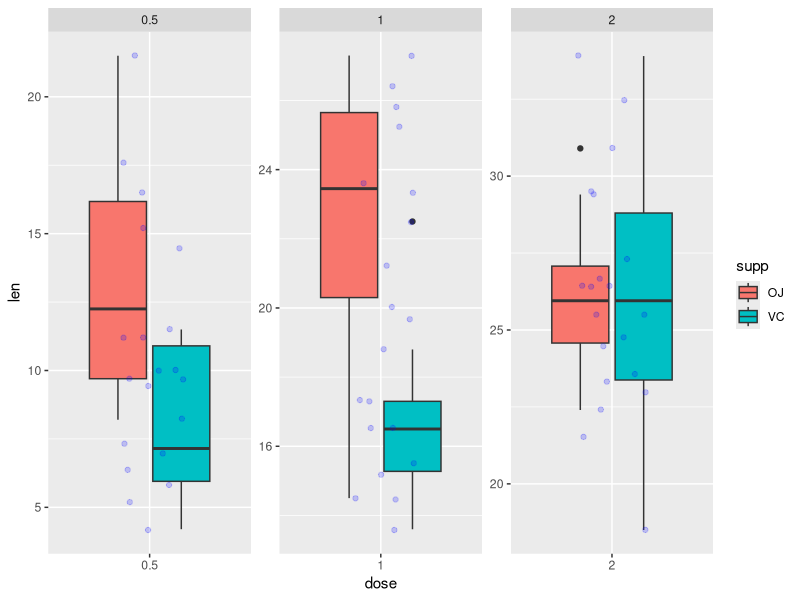

The R source for this figure:
## ---- chunk 1
suppressMessages(library(xtable))                            # Pretty printing dataframes
suppressMessages(library(ggplot2))                           # Plotting
suppressMessages(library(gridExtra, warn.conflicts = FALSE))
## ---- chunk 2
data(ToothGrowth)
## ---- chunk 3
str(ToothGrowth)
## ---- chunk 4
render_table <- function(data) {
  options(xtable.comment = FALSE)
  print(xtable(data))
}

sample_data_frame <- function(data, size) {
  sample_index <- sample(1:nrow(data), size)
  return(data[sample_index, ])
}

render_table(sample_data_frame(ToothGrowth, 6))
## ---- chunk 5
VC_data <- ToothGrowth[ToothGrowth$supp == 'VC', ]
OJ_data <- ToothGrowth[ToothGrowth$supp == 'OJ', ]
VC_0.5_data <- ToothGrowth[ToothGrowth$supp == 'VC' & ToothGrowth$dose == 0.5, ]
OJ_0.5_data <- ToothGrowth[ToothGrowth$supp == 'OJ' & ToothGrowth$dose == 0.5, ]
VC_1_data <- ToothGrowth[ToothGrowth$supp == 'VC' & ToothGrowth$dose == 1, ]
OJ_1_data <- ToothGrowth[ToothGrowth$supp == 'OJ' & ToothGrowth$dose == 1, ]
VC_2_data <- ToothGrowth[ToothGrowth$supp == 'VC' & ToothGrowth$dose == 2, ]
OJ_2_data <- ToothGrowth[ToothGrowth$supp == 'OJ' & ToothGrowth$dose == 2, ]
## ---- chunk 6
record_count <- data.frame(record = c("total",
                                      "supp VC", "supp OJ",
                                      "dose 0.5", "dose 1", "dose 2",
                                      "0.5 VC", "0.5 OJ",
                                      "1 VC", "1 OJ",
                                      "2 VC", "2 OJ"),
                           count =  c(nrow(ToothGrowth), 
                                      nrow(VC_data), nrow(OJ_data),
                                      nrow(ToothGrowth[ToothGrowth$dose == 0.5, ]),
                                      nrow(ToothGrowth[ToothGrowth$dose == 1, ]),
                                      nrow(ToothGrowth[ToothGrowth$dose == 2, ]),
                                      nrow(VC_0.5_data), nrow(OJ_0.5_data),
                                      nrow(VC_1_data), nrow(OJ_1_data),
                                      nrow(VC_2_data), nrow(OJ_2_data)))

render_table(record_count)
## ---- chunk 7
ToothGrowth$dose <- as.factor(ToothGrowth$dose)
## ---- chunk 8
box_plot <- function(data, x_column, y_column, color_column) {
  ggplot(data, aes_string(x = x_column, y = y_column)) + 
  geom_boxplot(aes_string(fill = color_column)) + 
  geom_point(position = position_jitter(width = 0.2), color = "blue", alpha = 0.2) +
  facet_wrap(as.formula(paste("~", x_column)), scales="free")
}

box_plot(ToothGrowth, "dose", "len", "supp")
## ---- chunk 9
t.test(ToothGrowth$len, y = NULL, alternative = c("greater"), mu = 0,
       paired = FALSE, var.equal = FALSE, conf.level = 0.95)$p.value
## ---- chunk 10
t.test(VC_data$len, y = NULL, alternative = c("greater"),
       mu = 0, paired = FALSE, var.equal = FALSE, conf.level = 0.95)$p.value
## ---- chunk 11
t.test(OJ_data$len, y = NULL, alternative = c("greater"), mu = 0,
       paired = FALSE, var.equal = FALSE, conf.level = 0.95)$p.value
## ---- chunk 12
p_value <- function(data)
  t.test(data$len, y = NULL,
         alternative = c("greater"), mu = 0,
         paired = FALSE, var.equal = FALSE,
         conf.level = 0.95)$p.value

p_values <- c(p_value(VC_0.5_data), p_value(OJ_0.5_data),
              p_value(VC_1_data), p_value(OJ_1_data),
              p_value(VC_2_data), p_value(OJ_2_data))

mean(p_values > 0.05)
## ---- chunk 13
t.test(OJ_0.5_data$len, VC_0.5_data$len, alternative = "greater",
       paired = FALSE, var.equal = FALSE, conf.level = 0.95)$p.value
## ---- chunk 14
t.test(OJ_1_data$len, VC_1_data$len, alternative = "greater",
       paired = FALSE, var.equal = FALSE, conf.level = 0.95)$p.value
## ---- chunk 15
t.test(OJ_2_data$len, VC_2_data$len, alternative = "greater",
       paired = FALSE, var.equal = FALSE, conf.level = 0.95)$p.value
## ---- chunk 16
testStat <- function(y, g) mean(y[g == "OJ"]) - mean(y[g == "VC"])
## ---- chunk 17
y <- ToothGrowth$len
group <- ToothGrowth$supp
## ---- chunk 18
observedStat <- testStat(y, group)
permutations <- sapply(1 : 10000, function(i) testStat(y, sample(group)))
mean(permutations > observedStat)
